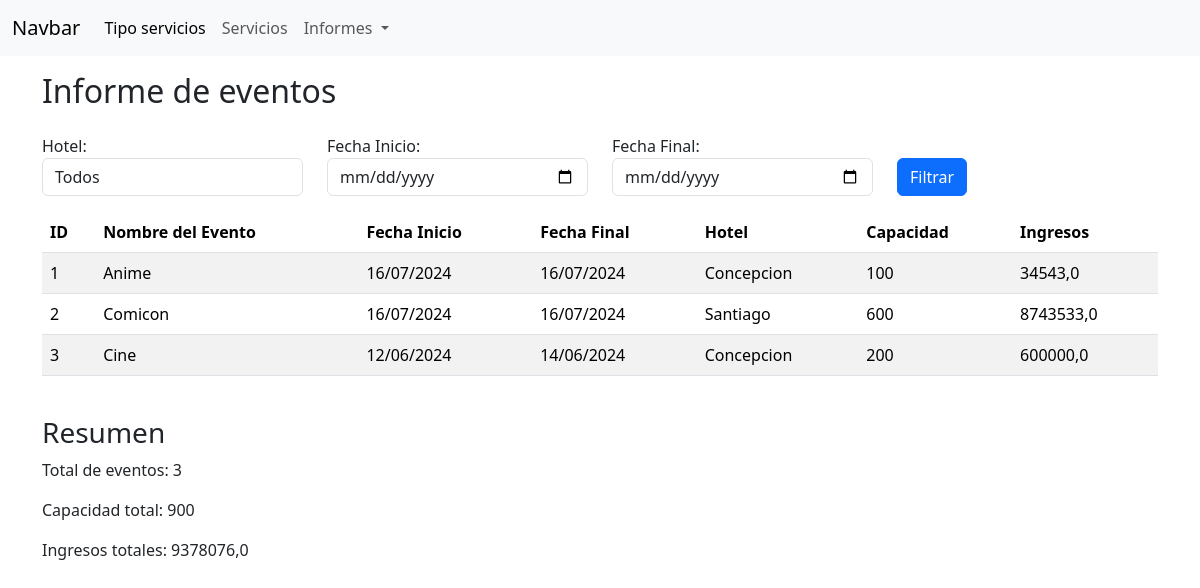
The page /informe_eventos/ on the database as committed earlier.
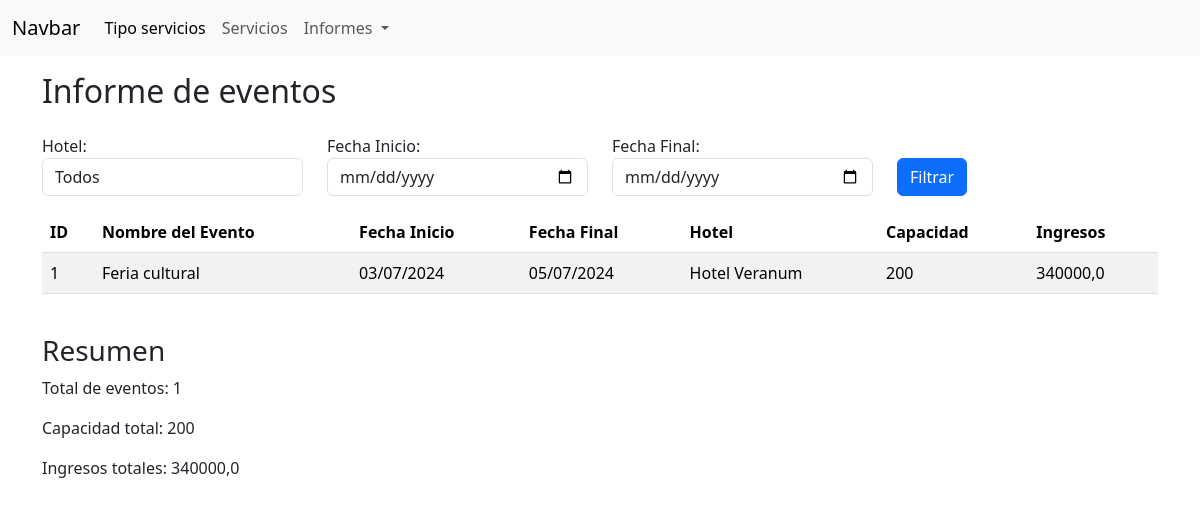
The same page on the database as committed later.
### aplicacion/models.py (models this page shows, shortened)
class Evento(models.Model):
    nombre = models.CharField(max_length=100)
    fecha_inicio = models.DateField()
    fecha_final = models.DateField()
    capacidad = models.IntegerField()
    ingresos = models.FloatField()
    hotel = models.ForeignKey(Hotel, on_delete=models.CASCADE)

class Hotel(models.Model):
    nombre = models.CharField(max_length=30,  null=False)
    ubicacion = models.CharField(max_length=30)
    cantidad_habitaciones = models.IntegerField
    capacidad_total = models.IntegerField

### aplicacion/views.py (the view)
# urls.py: path('informe_eventos/', informe_eventos, name='informe_eventos'),
def informe_eventos(request):
    hoteles = Hotel.objects.all()
    eventos = Evento.objects.select_related('hotel').all()
    hotel_id = request.GET.get('hotel')
    fecha_inicio = request.GET.get('fecha_inicio')
    fecha_final = request.GET.get('fecha_final')
    if hotel_id:
        eventos = eventos.filter(hotel_id=hotel_id)
    if fecha_inicio:
        fecha_inicio_dt = datetime.strptime(fecha_inicio, '%Y-%m-%d')
        fecha_inicio = fecha_inicio_dt.strftime('%d/%m/%Y')
        eventos = eventos.filter(fecha_inicio__gte=fecha_inicio_dt)
    if fecha_final:
        fecha_final_dt = datetime.strptime(fecha_final, '%Y-%m-%d')
        fecha_final = fecha_final_dt.strftime('%d/%m/%Y')
        eventos = eventos.filter(fecha_final__lte=fecha_final_dt)
    total_eventos = eventos.count()
    total_capacidad = sum(evento.capacidad for evento in eventos)
    total_ingresos = sum(evento.ingresos for evento in eventos)
    data = {
        'eventos': eventos,
        'total_eventos': total_eventos,
        'total_capacidad': total_capacidad,
        'total_ingresos': total_ingresos,
        'hoteles': hoteles,
        'hotel_id': hotel_id,
        'fecha_inicio': fecha_inicio,
        'fecha_final': fecha_final,
    }
    return render(request, 'aplicacion/informe_eventos.html', data)

### aplicacion/templates/aplicacion/informe_eventos.html (shortened to what this page needs)
{% extends "aplicacion/base.html" %}
{% block content %}
<div class="container">
    <div class="row">
        <div class="d-flex justify-content-between mt-3">
            <h2>Informe de eventos</h2>
        </div>
        <div class="mt-3">
            <form method="get" class="form-inline row">
                <div class="form-group mr-2 col-12 col-md-3">
                    <label for="hotel" class="mr-2">Hotel:</label>
                    <select name="hotel" id="hotel" class="form-control">
                        <option value="">Todos</option>
                    </select>
                </div>
                <div class="form-group mr-2 col-12 col-md-3">
                    <label for="fecha_inicio" class="mr-2">Fecha Inicio:</label>
                    <input type="date" name="fecha_inicio" id="fecha_inicio" class="form-control" value="{{ fecha_inicio|date:'Y-m-d' }}">
                </div>
                <div class="form-group mr-2 col-12 col-md-3">
                    <label for="fecha_final" class="mr-2">Fecha Final:</label>
                    <input type="date" name="fecha_final" id="fecha_final" class="form-control" value="{{ fecha_final|date:'Y-m-d' }}">
                </div>
                <div class="form-group col-12 col-md-3 d-flex align-items-end">
                    <button type="submit" class="btn btn-primary">Filtrar</button>
                </div>
            </form>
        </div>
        <div class="table-responsive mt-3">
            <table class="table table-striped">
                <thead>
                    <tr>
                        <th>ID</th>
                        <th>Nombre del Evento</th>
                        <th>Fecha Inicio</th>
                        <th>Fecha Final</th>
                        <th>Hotel</th>
                        <th>Capacidad</th>
                        <th>Ingresos</th>
                    </tr>
                </thead>
                <tbody>
                    {% for evento in eventos %}
                    <tr>
                        <td>{{ evento.id }}</td>
                        <td>{{ evento.nombre }}</td>
                        <td>{{ evento.fecha_inicio|date:"d/m/Y" }}</td>
                        <td>{{ evento.fecha_final|date:"d/m/Y" }}</td>
                        <td>{{ evento.hotel.nombre }}</td>
                        <td>{{ evento.capacidad }}</td>
                        <td>{{ evento.ingresos }}</td>
                    </tr>
                    {% endfor %}
                </tbody>
            </table>
        </div>
        <div class="mt-4">
            <h3>Resumen</h3>
            <p>Total de eventos: {{ total_eventos }}</p>
            <p>Capacidad total: {{ total_capacidad }}</p>
            <p>Ingresos totales: {{ total_ingresos }}</p>
        </div>
    </div>
</div>
{% endblock content %}

Rows that differ between the two databases and show on the page:
removed Evento: id "2", nombre "Comicon", fecha_inicio "16/07/2024", fecha_final "16/07/2024", hotel.nombre "Santiago", capacidad "600", ingresos "8743533,0"
removed Evento: id "3", nombre "Cine", fecha_inicio "12/06/2024", fecha_final "14/06/2024", hotel.nombre "Concepcion", capacidad "200", ingresos "600000,0"
changed Evento id 1: nombre "Anime" → "Feria cultural"; fecha_inicio "16/07/2024" → "03/07/2024"; fecha_final "16/07/2024" → "05/07/2024"; hotel.nombre "Concepcion" → "Hotel Veranum"; capacidad "100" → "200"; ingresos "34543,0" → "340000,0"
Other text that changed with them:
{{ total_eventos }}: "3" → "1"
{{ total_capacidad }}: "900" → "200"
{{ total_ingresos }}: "9378076,0" → "340000,0"
